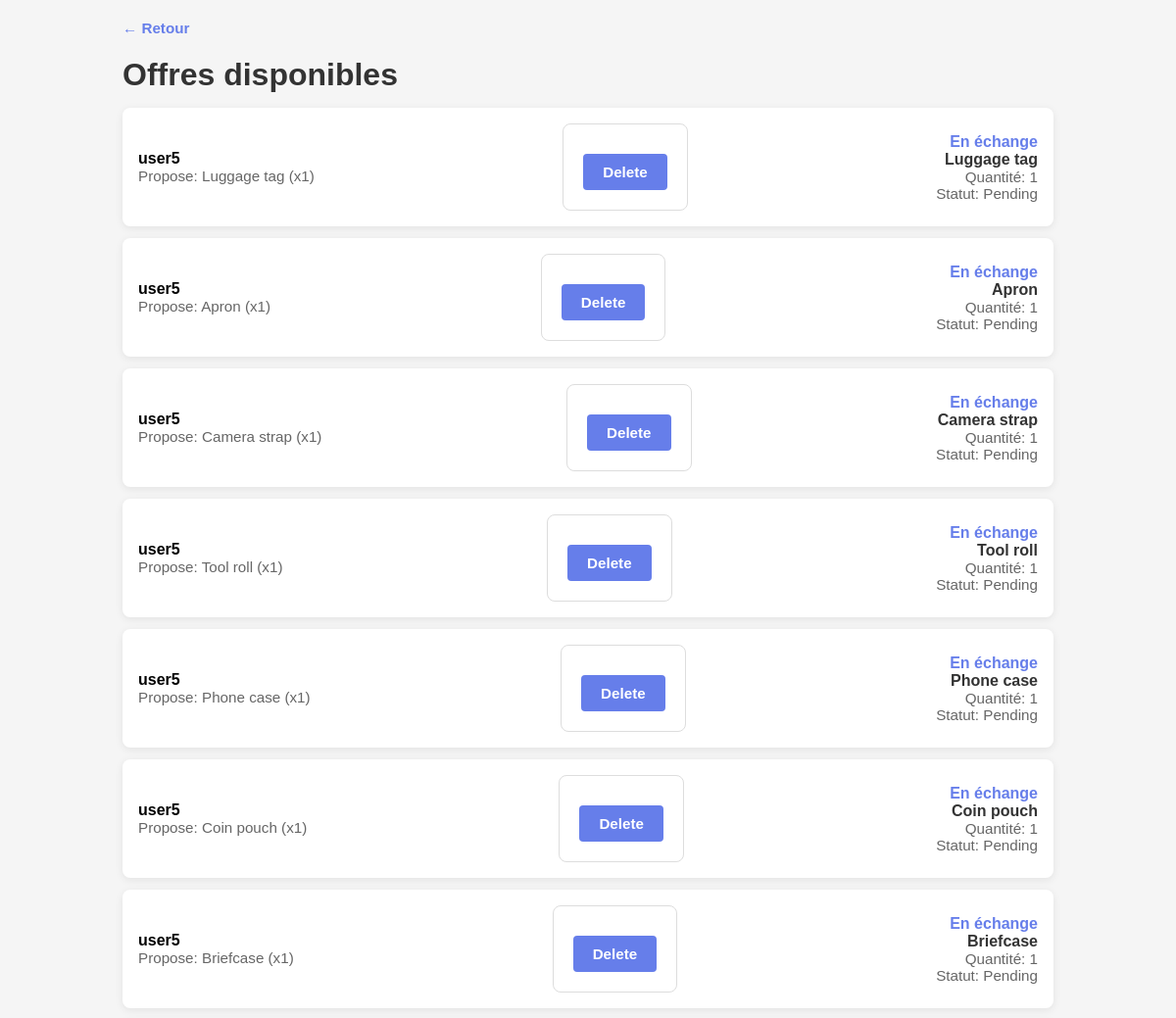
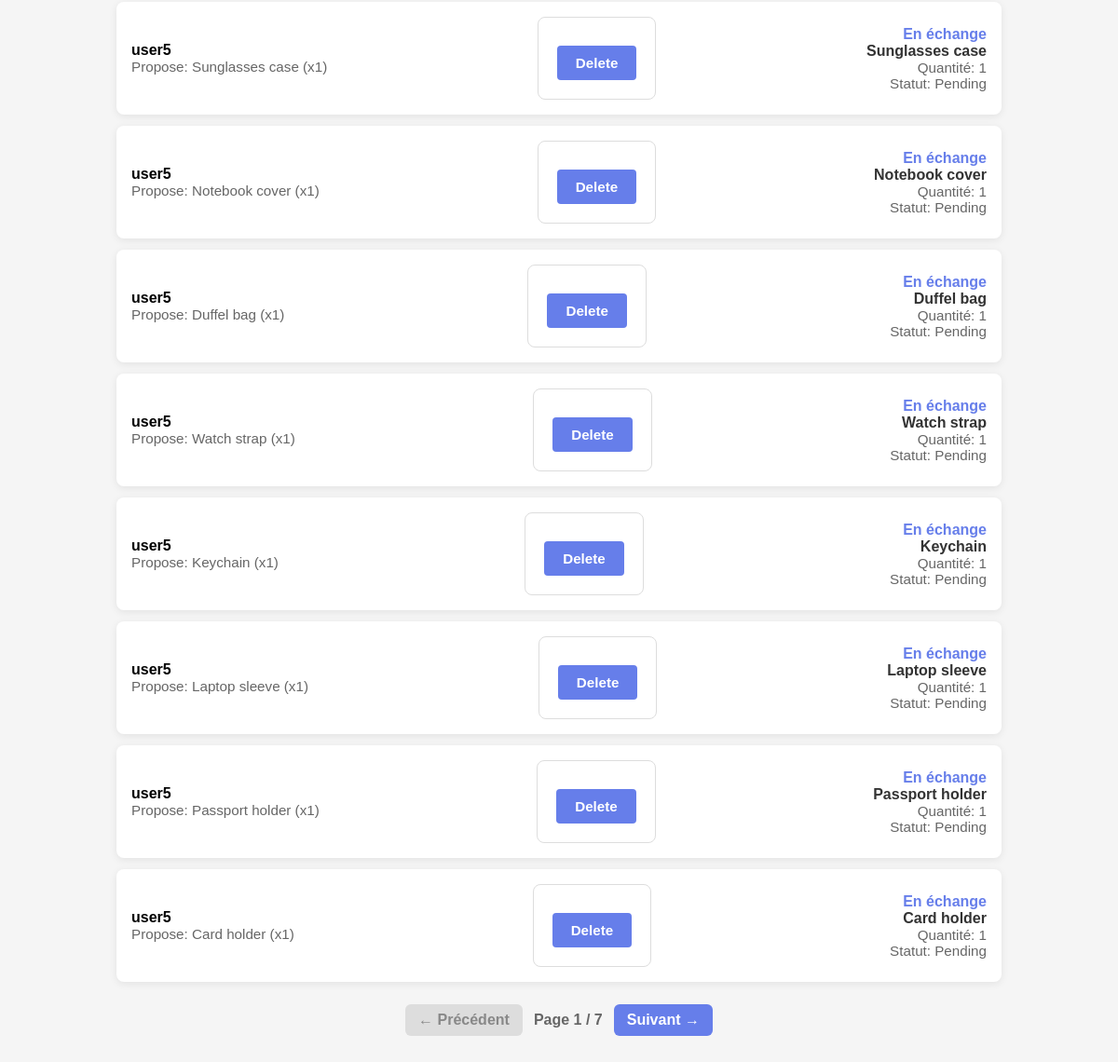
The page /offers.php (signed in) on the database its author committed (2 pictures, top to bottom).
### tables this page shows
CREATE TABLE Offers (
	id INT AUTO_INCREMENT NOT NULL PRIMARY KEY,
	product_id INT,
	product_quantity INT DEFAULT 1,
	offer_id INT,
	offer_quantity INT DEFAULT 1,
	user_id INT,
	status ENUM('Accepted', 'Rejected', 'Pending') DEFAULT 'Pending',

	CONSTRAINT fk_offers_product
	FOREIGN KEY (product_id) REFERENCES Products(id) ON DELETE CASCADE,
	CONSTRAINT fk_offers_offer
	FOREIGN KEY (offer_id) REFERENCES Products(id) ON DELETE CASCADE,
	FOREIGN KEY (user_id) REFERENCES Users(user_id)
);

CREATE TABLE Users (
	user_id INT AUTO_INCREMENT NOT NULL PRIMARY KEY,
	username CHAR(50) UNIQUE NOT NULL,
	email CHAR(255) UNIQUE NOT NULL,
	hashed_password CHAR(255) NOT NULL,
	admin BOOLEAN DEFAULT FALSE
);

CREATE TABLE Products (
	id INT AUTO_INCREMENT NOT NULL PRIMARY KEY,
	user_id INT,
	name CHAR(50) NOT NULL,
	description VARCHAR(255),
	offers INT DEFAULT 0,
	FOREIGN KEY (user_id) REFERENCES Users(user_id)
);

### actions/offers_action.php (called while the page is built, shortened)
<?php
function SQL_GET_PRODUCT_BY_OFFER_ID($conn, $offer_id) {
	$req = $conn->prepare(
		"SELECT p.* FROM Offers o JOIN Products p ON o.offer_id = p.id WHERE o.id = :id"
	);
	$req->execute(['id' => $offer_id]);
	return $req->fetch();
}
?>

### offers.php (the view, shortened to what this page needs)
<?php
require 'includes/db_connect.php';
require 'actions/offers_action.php';
$page = isset($_GET['page']) ? max(1, (int)$_GET['page']) : 1;
$per_page = 15;
$offset = ($page - 1) * $per_page;
$countStmt = $conn->prepare('SELECT COUNT(*) FROM Offers WHERE user_id != :uid');
$countStmt->execute(['uid' => $_SESSION['user_id']]);
$total_items = (int)$countStmt->fetchColumn();
$total_pages = max(1, (int)ceil($total_items / $per_page));
if (isset($_GET['id'])) {
	$product_id = (int) $_GET['id'];
	$product_name = isset($_GET['name']) ? htmlspecialchars($_GET['name']) : '';
	$offers = SQL_GET_OFFERS_BY_PRODUCT_ID($conn, $product_id);
	$mode = 'by_product';
} else {
	$current_user = $_SESSION['user_id'] ?? 0;
	$stmt = $conn->prepare(
		"SELECT o.*, u.username, p_target.name AS target_name, p_offer.name AS offer_name
		 FROM Offers o
		 JOIN Users u ON o.user_id = u.user_id
		 LEFT JOIN Products p_target ON o.product_id = p_target.id
		 LEFT JOIN Products p_offer ON o.offer_id = p_offer.id
		 WHERE o.user_id != :uid
		 ORDER BY o.id DESC
		 LIMIT :limit
		 OFFSET :offset"
	);
	$stmt->execute(['uid' => $current_user, 'limit' => $per_page, 'offset' => $offset]);
	$offers = $stmt->fetchAll();
	$mode = 'global';
}
?>
<!DOCTYPE html>
<html lang="fr">
<head>
	<link rel="stylesheet" href="assets/css/style.css">
</head>
<body>
	<div class="container">
		<div class="back-link"><a href="index.php">← Retour</a></div>
		<?php if ($mode === 'by_product'): ?>
			<h1>Offres pour « <?= htmlspecialchars($product_name) ?> »</h1>
			<?php if (empty($offers)): ?>
				<div class="empty-state">Aucune offre pour ce produit pour l'instant.</div>
			<?php else: ?>
				<?php foreach ($offers as $offer):
					$user = SQL_GET_USER_BY_OFFER_ID($conn, $offer['id']);
					$offered_product = SQL_GET_PRODUCT_BY_OFFER_ID($conn, $offer['id']);
				?>
					<div class="offer-item">
						<div class="offer-header">
							<div>
								<strong><?= htmlspecialchars($user['username'] ?? 'Utilisateur inconnu') ?></strong>
								<div class="offer-meta">Quantité proposée: <?= (int) $offer['product_quantity'] ?></div>
							</div>
                                                        <?php
                                                        $approveValue = ($offer['status'] == "Accepted") ? "pend" : "approve";
                                                        $rejectValue = ($offer['status'] == "Rejected") ? "pend" : "reject";
                                                        $approveText = ($offer['status'] == "Accepted") ? "Undo Accepter" : "Accepter";
                                                        $rejectText = ($offer['status'] == "Rejected") ? "Undo Rejeter" : "Rejeter";
                                                        ?>
                                                        <?php if ($offer['user_id'] == $_SESSION['user_id']): ?>
                                                        <form method="POST" class="approveForm">
                                                                <input type="hidden" name="action" value="<?= $approveValue ?>">
                                                                <input type="hidden" name="id" value="<?= $offer['id'] ?>">
                                                                <button type="submit" onclick="<?= $approveFunc ?>" class="btn-submit"><?= $approveText ?></button>
                                                        </form>
                                                        <form method="POST" class="rejectForm">
                                                                <input type="hidden" name="action" value="<?= $rejectValue ?>">
                                                                <input type="hidden" name="id" value="<?= $offer['id'] ?>">
                                                                <button type="submit" onclick="<?= $rejectFunc ?>" class="btn-submit"><?= $rejectText ?></button>
                                                        </form>
                                                        <?php endif; ?>
                                                        <?php if ($_SESSION['admin']): ?>
                                                        <form method="POST" class="deleteForm">
                                                                <input type="hidden" name="action" value="delete">
                                                                <input type="hidden" name="id" value="<?= $offer['id'] ?>">
                                                                <button type="submit" class="btn-submit">Delete</button>
							</form>
							<?php endif; ?>
                                                        <div style="text-align:right">
                                                                <div style="color:#667eea;font-weight:bold;">En échange</div>
                                                                <div style="color:#333;font-weight:bold;"><?= htmlspecialchars($offered_product['name'] ?? 'Produit supprimé') ?></div>
                                                                <div class="offer-meta">Quantité: <?= (int) $offer['offer_quantity'] ?></div>
                                                                <div class="offer-meta">Statut: <?= $offer['status'] ?></div>
                                                        </div>
						</div>
					</div>
				<?php endforeach; ?>
			<?php endif; ?>
		<?php else: ?>
			<h1>Offres disponibles</h1>
			<?php if (empty($offers)): ?>
				<div class="empty-state">Aucune offre disponible pour l'instant.</div>
			<?php else: ?>
				<?php foreach ($offers as $offer):
                                        $offered_product = SQL_GET_PRODUCT_BY_OFFER_ID($conn, $offer['id']);
                                ?>
					<div class="offer-item">
						<div class="offer-header">
							<div>
								<strong><?= htmlspecialchars($offer['username'] ?? 'Utilisateur') ?></strong>
								<div class="offer-meta">Propose: <?= htmlspecialchars($offer['offer_name'] ?? '—') ?> (x<?= (int)$offer['offer_quantity'] ?>)</div>
							</div>
                                                        <?php if ($_SESSION['admin']): ?>
                                                        <form method="POST" class="deleteForm">
                                                                <button type="submit" class="btn-submit">Delete</button>
							</form>
							<?php endif; ?>
                                                        <div style="text-align:right">
                                                                <div style="color:#667eea;font-weight:bold;">En échange</div>
                                                                <div style="color:#333;font-weight:bold;"><?= htmlspecialchars($offered_product['name'] ?? 'Produit supprimé') ?></div>
                                                                <div class="offer-meta">Quantité: <?= (int) $offer['offer_quantity'] ?></div>
                                                                <div class="offer-meta">Statut: <?= $offer['status'] ?></div>
                                                        </div>
						</div>
					</div>
				<?php endforeach; ?>
			<?php endif; ?>
		<?php endif; ?>
	</div>
        <?php if ($total_pages > 1): ?>
                <div class="pagination" aria-label="Pagination">
                        <?php if ($page > 1): ?>
                                <a href="?page=<?= $page - 1 ?>" class="pagination-btn">← Précédent</a>
                        <?php else: ?>
                                <span class="pagination-btn disabled">← Précédent</span>
                        <?php endif; ?>
                        <span class="pagination-info">Page <?= $page ?> / <?= $total_pages ?></span>
                        <?php if ($page < $total_pages): ?>
                                <a href="?page=<?= $page + 1 ?>" class="pagination-btn">Suivant →</a>
                        <?php else: ?>
                                <span class="pagination-btn disabled">Suivant →</span>
                        <?php endif; ?>
                </div>
        <?php endif; ?>
</body>
</html>

### assets/css/style.css (style rules this page uses)
* { margin: 0; padding: 0; box-sizing: border-box; }
html, body { height: 100%; }
body { font-family: Arial, sans-serif; background: #f5f5f5; }
html, body { overflow-x: hidden; }
h1, h2 { margin-bottom: 15px; color: #333; }
h1 { font-size: 2em; }
form { background: white; padding: 20px; border: 1px solid #ddd; border-radius: 8px; max-width: 400px; }
button, .btn-generic { padding: 10px 20px; margin-top: 10px; cursor: pointer; background-color: darkorange; color: white; border: 2px solid darkorange; border-radius: 5px; font-weight: bold; font-size: 0.95em; transition: all 0.3s ease; }
body { padding: 20px; }
.container { max-width: 950px; margin: 0 auto; }
.back-link { margin-bottom: 20px; }
.back-link a { color: #667eea; text-decoration: none; font-weight: bold; font-size: 0.95em; }
.btn-submit, .btn-cancel { padding: 10px 20px; border: none; border-radius: 4px; cursor: pointer; font-weight: bold; font-size: 0.95em; transition: all 0.3s ease; white-space: nowrap; }
.btn-submit { background-color: #667eea; color: white; flex: 0 1 auto; }
.pagination { display: flex; gap: 12px; align-items: center; justify-content: center; margin: 24px 0; }
.pagination-btn { padding: 8px 14px; background: #667eea; color: white; text-decoration: none; border-radius: 6px; font-weight: bold; }
.pagination-btn.disabled { background: #ddd; color: #888; pointer-events: none; }
.pagination-info { color: #666; font-weight: bold; }

### offers.php (style rules this page uses)
.offer-item { background: white; padding: 16px; border-radius: 8px; margin-bottom: 12px; box-shadow: 0 2px 8px rgba(0,0,0,0.08); }
.offer-header { display:flex; justify-content:space-between; align-items:center; gap:12px; }
.offer-meta { color:#666; font-size:0.95em; }

### rows shown on the page
offers: user.username "user5", offer.name "Luggage tag", offer_quantity "1", status "Pending"
offers: user.username "user5", offer.name "Apron", offer_quantity "1", status "Pending"
offers: user.username "user5", offer.name "Camera strap", offer_quantity "1", status "Pending"
offers: user.username "user5", offer.name "Tool roll", offer_quantity "1", status "Pending"
offers: user.username "user5", offer.name "Phone case", offer_quantity "1", status "Pending"
offers: user.username "user5", offer.name "Coin pouch", offer_quantity "1", status "Pending"
offers: user.username "user5", offer.name "Briefcase", offer_quantity "1", status "Pending"
offers: user.username "user5", offer.name "Sunglasses case", offer_quantity "1", status "Pending"
offers: user.username "user5", offer.name "Notebook cover", offer_quantity "1", status "Pending"
offers: user.username "user5", offer.name "Duffel bag", offer_quantity "1", status "Pending"
offers: user.username "user5", offer.name "Watch strap", offer_quantity "1", status "Pending"
offers: user.username "user5", offer.name "Keychain", offer_quantity "1", status "Pending"
offers: user.username "user5", offer.name "Laptop sleeve", offer_quantity "1", status "Pending"
offers: user.username "user5", offer.name "Passport holder", offer_quantity "1", status "Pending"
offers: user.username "user5", offer.name "Card holder", offer_quantity "1", status "Pending"

### other values the page prints
$page "1"
$total_pages "7"
